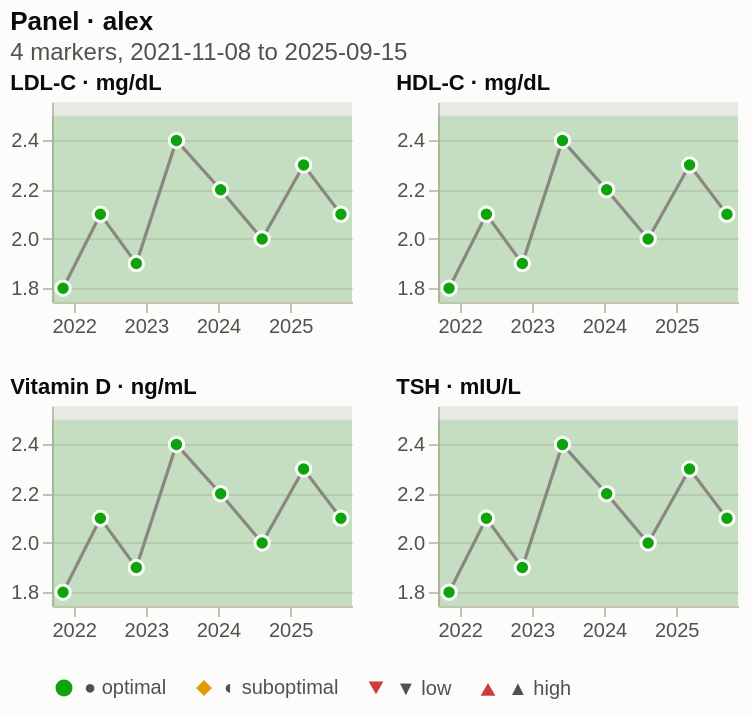

Specify this chart in Vega-Lite:
### Vega-Lite specification from a JSON file in a GitHub repository (floating-point values rounded to 4 significant figures)
{"$schema": "https://vega.github.io/schema/vega-lite/v6.json", "title": {"text": "Panel · alex", "subtitle": "4 markers, 2021-11-08 to 2025-09-15"}, "description": "Small multiples: a compact time series per marker (a panel dashboard).", "config": {"background": "#fcfcfb", "view": {"stroke": null}, "axis": {"labelColor": "#52514e", "titleColor": "#52514e", "gridColor": "#e1e0d9", "domainColor": "#c3c2b7", "tickColor": "#c3c2b7"}, "legend": {"labelColor": "#52514e", "orient": "bottom", "direction": "horizontal"}, "title": {"color": "#0b0b0b", "subtitleColor": "#52514e", "anchor": "start"}}, "data": {"values": [{"person": "alex", "marker": "ldl-c", "label": "LDL-C", "unit": "mg/dL", "date": "2021-11-08", "value": 162, "ref_low": 0, "ref_high": 100, "opt_low": null, "opt_high": 70, "flag": "high", "category": "lipids", "status": "high", "glyph": "▲", "status_label": "▲ high", "value_label": "162 mg/dL", "value_text": "162", "out": 1, "y_lo": 0, "y_hi": 175.0, "ref_y": 0, "ref_y2": 100, "opt_y": 0, "opt_y2": 70, "ref_label": "reference 0–100", "opt_label": "optimal ≤70", "band_note": "reference 0–100 · optimal ≤70", "x_lo": "2021-09-13", "x_hi": "2025-11-10"}, {"person": "alex", "marker": "ldl-c", "label": "LDL-C", "unit": "mg/dL", "date": "2022-05-16", "value": 151, "ref_low": 0, "ref_high": 100, "opt_low": null, "opt_high": 70, "flag": "high", "category": "lipids", "status": "high", "glyph": "▲", "status_label": "▲ high", "value_label": "151 mg/dL", "value_text": "151", "out": 1, "y_lo": 0, "y_hi": 175.0, "ref_y": 0, "ref_y2": 100, "opt_y": 0, "opt_y2": 70, "ref_label": "reference 0–100", "opt_label": "optimal ≤70", "band_note": "reference 0–100 · optimal ≤70", "x_lo": "2021-09-13", "x_hi": "2025-11-10"}, {"person": "alex", "marker": "ldl-c", "label": "LDL-C", "unit": "mg/dL", "date": "2022-11-14", "value": 138, "ref_low": 0, "ref_high": 100, "opt_low": null, "opt_high": 70, "flag": "high", "category": "lipids", "status": "high", "glyph": "▲", "status_label": "▲ high", "value_label": "138 mg/dL", "value_text": "138", "out": 1, "y_lo": 0, "y_hi": 175.0, "ref_y": 0, "ref_y2": 100, "opt_y": 0, "opt_y2": 70, "ref_label": "reference 0–100", "opt_label": "optimal ≤70", "band_note": "reference 0–100 · optimal ≤70", "x_lo": "2021-09-13", "x_hi": "2025-11-10"}, {"person": "alex", "marker": "ldl-c", "label": "LDL-C", "unit": "mg/dL", "date": "2023-06-05", "value": 121, "ref_low": 0, "ref_high": 100, "opt_low": null, "opt_high": 70, "flag": "high", "category": "lipids", "status": "high", "glyph": "▲", "status_label": "▲ high", "value_label": "121 mg/dL", "value_text": "121", "out": 1, "y_lo": 0, "y_hi": 175.0, "ref_y": 0, "ref_y2": 100, "opt_y": 0, "opt_y2": 70, "ref_label": "reference 0–100", "opt_label": "optimal ≤70", "band_note": "reference 0–100 · optimal ≤70", "x_lo": "2021-09-13", "x_hi": "2025-11-10"}, {"person": "alex", "marker": "ldl-c", "label": "LDL-C", "unit": "mg/dL", "date": "2024-01-15", "value": 104, "ref_low": 0, "ref_high": 100, "opt_low": null, "opt_high": 70, "flag": "high", "category": "lipids", "status": "high", "glyph": "▲", "status_label": "▲ high", "value_label": "104 mg/dL", "value_text": "104", "out": 1, "y_lo": 0, "y_hi": 175.0, "ref_y": 0, "ref_y2": 100, "opt_y": 0, "opt_y2": 70, "ref_label": "reference 0–100", "opt_label": "optimal ≤70", "band_note": "reference 0–100 · optimal ≤70", "x_lo": "2021-09-13", "x_hi": "2025-11-10"}, {"person": "alex", "marker": "ldl-c", "label": "LDL-C", "unit": "mg/dL", "date": "2024-08-12", "value": 92, "ref_low": 0, "ref_high": 100, "opt_low": null, "opt_high": 70, "flag": "normal", "category": "lipids", "status": "suboptimal", "glyph": "◐", "status_label": "◐ suboptimal", "value_label": "92 mg/dL", "value_text": "92", "out": 0, "y_lo": 0, "y_hi": 175.0, "ref_y": 0, "ref_y2": 100, "opt_y": 0, "opt_y2": 70, "ref_label": "reference 0–100", "opt_label": "optimal ≤70", "band_note": "reference 0–100 · optimal ≤70", "x_lo": "2021-09-13", "x_hi": "2025-11-10"}, {"person": "alex", "marker": "ldl-c", "label": "LDL-C", "unit": "mg/dL", "date": "2025-03-10", "value": 84, "ref_low": 0, "ref_high": 100, "opt_low": null, "opt_high": 70, "flag": "normal", "category": "lipids", "status": "suboptimal", "glyph": "◐", "status_label": "◐ suboptimal", "value_label": "84 mg/dL", "value_text": "84", "out": 0, "y_lo": 0, "y_hi": 175.0, "ref_y": 0, "ref_y2": 100, "opt_y": 0, "opt_y2": 70, "ref_label": "reference 0–100", "opt_label": "optimal ≤70", "band_note": "reference 0–100 · optimal ≤70", "x_lo": "2021-09-13", "x_hi": "2025-11-10"}, {"person": "alex", "marker": "ldl-c", "label": "LDL-C", "unit": "mg/dL", "date": "2025-09-15", "value": 76, "ref_low": 0, "ref_high": 100, "opt_low": null, "opt_high": 70, "flag": "normal", "category": "lipids", "status": "suboptimal", "glyph": "◐", "status_label": "◐ suboptimal", "value_label": "76 mg/dL", "value_text": "76", "out": 0, "y_lo": 0, "y_hi": 175.0, "ref_y": 0, "ref_y2": 100, "opt_y": 0, "opt_y2": 70, "ref_label": "reference 0–100", "opt_label": "optimal ≤70", "band_note": "reference 0–100 · optimal ≤70", "x_lo": "2021-09-13", "x_hi": "2025-11-10"}, {"person": "alex", "marker": "hdl-c", "label": "HDL-C", "unit": "mg/dL", "date": "2021-11-08", "value": 38, "ref_low": 40, "ref_high": null, "opt_low": 60, "opt_high": null, "flag": "low", "category": "lipids", "status": "low", "glyph": "▼", "status_label": "▼ low", "value_label": "38 mg/dL", "value_text": "38", "out": 1, "y_lo": 36.16, "y_hi": 62.84, "ref_y": 40, "ref_y2": 62.84, "opt_y": 60, "opt_y2": 62.84, "ref_label": "reference ≥40", "opt_label": "optimal ≥60", "band_note": "reference ≥40 · optimal ≥60", "x_lo": "2021-09-13", "x_hi": "2025-11-10"}, {"person": "alex", "marker": "hdl-c", "label": "HDL-C", "unit": "mg/dL", "date": "2022-05-16", "value": 41, "ref_low": 40, "ref_high": null, "opt_low": 60, "opt_high": null, "flag": "normal", "category": "lipids", "status": "suboptimal", "glyph": "◐", "status_label": "◐ suboptimal", "value_label": "41 mg/dL", "value_text": "41", "out": 0, "y_lo": 36.16, "y_hi": 62.84, "ref_y": 40, "ref_y2": 62.84, "opt_y": 60, "opt_y2": 62.84, "ref_label": "reference ≥40", "opt_label": "optimal ≥60", "band_note": "reference ≥40 · optimal ≥60", "x_lo": "2021-09-13", "x_hi": "2025-11-10"}, {"person": "alex", "marker": "hdl-c", "label": "HDL-C", "unit": "mg/dL", "date": "2022-11-14", "value": 44, "ref_low": 40, "ref_high": null, "opt_low": 60, "opt_high": null, "flag": "normal", "category": "lipids", "status": "suboptimal", "glyph": "◐", "status_label": "◐ suboptimal", "value_label": "44 mg/dL", "value_text": "44", "out": 0, "y_lo": 36.16, "y_hi": 62.84, "ref_y": 40, "ref_y2": 62.84, "opt_y": 60, "opt_y2": 62.84, "ref_label": "reference ≥40", "opt_label": "optimal ≥60", "band_note": "reference ≥40 · optimal ≥60", "x_lo": "2021-09-13", "x_hi": "2025-11-10"}, {"person": "alex", "marker": "hdl-c", "label": "HDL-C", "unit": "mg/dL", "date": "2023-06-05", "value": 47, "ref_low": 40, "ref_high": null, "opt_low": 60, "opt_high": null, "flag": "normal", "category": "lipids", "status": "suboptimal", "glyph": "◐", "status_label": "◐ suboptimal", "value_label": "47 mg/dL", "value_text": "47", "out": 0, "y_lo": 36.16, "y_hi": 62.84, "ref_y": 40, "ref_y2": 62.84, "opt_y": 60, "opt_y2": 62.84, "ref_label": "reference ≥40", "opt_label": "optimal ≥60", "band_note": "reference ≥40 · optimal ≥60", "x_lo": "2021-09-13", "x_hi": "2025-11-10"}, {"person": "alex", "marker": "hdl-c", "label": "HDL-C", "unit": "mg/dL", "date": "2024-01-15", "value": 52, "ref_low": 40, "ref_high": null, "opt_low": 60, "opt_high": null, "flag": "normal", "category": "lipids", "status": "suboptimal", "glyph": "◐", "status_label": "◐ suboptimal", "value_label": "52 mg/dL", "value_text": "52", "out": 0, "y_lo": 36.16, "y_hi": 62.84, "ref_y": 40, "ref_y2": 62.84, "opt_y": 60, "opt_y2": 62.84, "ref_label": "reference ≥40", "opt_label": "optimal ≥60", "band_note": "reference ≥40 · optimal ≥60", "x_lo": "2021-09-13", "x_hi": "2025-11-10"}, {"person": "alex", "marker": "hdl-c", "label": "HDL-C", "unit": "mg/dL", "date": "2024-08-12", "value": 55, "ref_low": 40, "ref_high": null, "opt_low": 60, "opt_high": null, "flag": "normal", "category": "lipids", "status": "suboptimal", "glyph": "◐", "status_label": "◐ suboptimal", "value_label": "55 mg/dL", "value_text": "55", "out": 0, "y_lo": 36.16, "y_hi": 62.84, "ref_y": 40, "ref_y2": 62.84, "opt_y": 60, "opt_y2": 62.84, "ref_label": "reference ≥40", "opt_label": "optimal ≥60", "band_note": "reference ≥40 · optimal ≥60", "x_lo": "2021-09-13", "x_hi": "2025-11-10"}, {"person": "alex", "marker": "hdl-c", "label": "HDL-C", "unit": "mg/dL", "date": "2025-03-10", "value": 58, "ref_low": 40, "ref_high": null, "opt_low": 60, "opt_high": null, "flag": "normal", "category": "lipids", "status": "suboptimal", "glyph": "◐", "status_label": "◐ suboptimal", "value_label": "58 mg/dL", "value_text": "58", "out": 0, "y_lo": 36.16, "y_hi": 62.84, "ref_y": 40, "ref_y2": 62.84, "opt_y": 60, "opt_y2": 62.84, "ref_label": "reference ≥40", "opt_label": "optimal ≥60", "band_note": "reference ≥40 · optimal ≥60", "x_lo": "2021-09-13", "x_hi": "2025-11-10"}, {"person": "alex", "marker": "hdl-c", "label": "HDL-C", "unit": "mg/dL", "date": "2025-09-15", "value": 61, "ref_low": 40, "ref_high": null, "opt_low": 60, "opt_high": null, "flag": "normal", "category": "lipids", "status": "optimal", "glyph": "●", "status_label": "● optimal", "value_label": "61 mg/dL", "value_text": "61", "out": 0, "y_lo": 36.16, "y_hi": 62.84, "ref_y": 40, "ref_y2": 62.84, "opt_y": 60, "opt_y2": 62.84, "ref_label": "reference ≥40", "opt_label": "optimal ≥60", "band_note": "reference ≥40 · optimal ≥60", "x_lo": "2021-09-13", "x_hi": "2025-11-10"}, {"person": "alex", "marker": "vitamin-d", "label": "Vitamin D", "unit": "ng/mL", "date": "2021-11-08", "value": 22, "ref_low": 30, "ref_high": 100, "opt_low": 40, "opt_high": 60, "flag": "low", "category": "vitamins", "status": "low", "glyph": "▼", "status_label": "▼ low", "value_label": "22 ng/mL", "value_text": "22", "out": 1, "y_lo": 18.96, "y_hi": 63.04, "ref_y": 30, "ref_y2": 63.04, "opt_y": 40, "opt_y2": 60, "ref_label": "reference 30–100", "opt_label": "optimal 40–60", "band_note": "reference 30–100 · optimal 40–60", "x_lo": "2021-09-13", "x_hi": "2025-11-10"}, {"person": "alex", "marker": "vitamin-d", "label": "Vitamin D", "unit": "ng/mL", "date": "2022-05-16", "value": 26, "ref_low": 30, "ref_high": 100, "opt_low": 40, "opt_high": 60, "flag": "low", "category": "vitamins", "status": "low", "glyph": "▼", "status_label": "▼ low", "value_label": "26 ng/mL", "value_text": "26", "out": 1, "y_lo": 18.96, "y_hi": 63.04, "ref_y": 30, "ref_y2": 63.04, "opt_y": 40, "opt_y2": 60, "ref_label": "reference 30–100", "opt_label": "optimal 40–60", "band_note": "reference 30–100 · optimal 40–60", "x_lo": "2021-09-13", "x_hi": "2025-11-10"}, {"person": "alex", "marker": "vitamin-d", "label": "Vitamin D", "unit": "ng/mL", "date": "2022-11-14", "value": 34, "ref_low": 30, "ref_high": 100, "opt_low": 40, "opt_high": 60, "flag": "normal", "category": "vitamins", "status": "suboptimal", "glyph": "◐", "status_label": "◐ suboptimal", "value_label": "34 ng/mL", "value_text": "34", "out": 0, "y_lo": 18.96, "y_hi": 63.04, "ref_y": 30, "ref_y2": 63.04, "opt_y": 40, "opt_y2": 60, "ref_label": "reference 30–100", "opt_label": "optimal 40–60", "band_note": "reference 30–100 · optimal 40–60", "x_lo": "2021-09-13", "x_hi": "2025-11-10"}, {"person": "alex", "marker": "vitamin-d", "label": "Vitamin D", "unit": "ng/mL", "date": "2023-06-05", "value": 41, "ref_low": 30, "ref_high": 100, "opt_low": 40, "opt_high": 60, "flag": "normal", "category": "vitamins", "status": "optimal", "glyph": "●", "status_label": "● optimal", "value_label": "41 ng/mL", "value_text": "41", "out": 0, "y_lo": 18.96, "y_hi": 63.04, "ref_y": 30, "ref_y2": 63.04, "opt_y": 40, "opt_y2": 60, "ref_label": "reference 30–100", "opt_label": "optimal 40–60", "band_note": "reference 30–100 · optimal 40–60", "x_lo": "2021-09-13", "x_hi": "2025-11-10"}, {"person": "alex", "marker": "vitamin-d", "label": "Vitamin D", "unit": "ng/mL", "date": "2024-01-15", "value": 38, "ref_low": 30, "ref_high": 100, "opt_low": 40, "opt_high": 60, "flag": "normal", "category": "vitamins", "status": "suboptimal", "glyph": "◐", "status_label": "◐ suboptimal", "value_label": "38 ng/mL", "value_text": "38", "out": 0, "y_lo": 18.96, "y_hi": 63.04, "ref_y": 30, "ref_y2": 63.04, "opt_y": 40, "opt_y2": 60, "ref_label": "reference 30–100", "opt_label": "optimal 40–60", "band_note": "reference 30–100 · optimal 40–60", "x_lo": "2021-09-13", "x_hi": "2025-11-10"}, {"person": "alex", "marker": "vitamin-d", "label": "Vitamin D", "unit": "ng/mL", "date": "2024-08-12", "value": 47, "ref_low": 30, "ref_high": 100, "opt_low": 40, "opt_high": 60, "flag": "normal", "category": "vitamins", "status": "optimal", "glyph": "●", "status_label": "● optimal", "value_label": "47 ng/mL", "value_text": "47", "out": 0, "y_lo": 18.96, "y_hi": 63.04, "ref_y": 30, "ref_y2": 63.04, "opt_y": 40, "opt_y2": 60, "ref_label": "reference 30–100", "opt_label": "optimal 40–60", "band_note": "reference 30–100 · optimal 40–60", "x_lo": "2021-09-13", "x_hi": "2025-11-10"}, {"person": "alex", "marker": "vitamin-d", "label": "Vitamin D", "unit": "ng/mL", "date": "2025-03-10", "value": 52, "ref_low": 30, "ref_high": 100, "opt_low": 40, "opt_high": 60, "flag": "normal", "category": "vitamins", "status": "optimal", "glyph": "●", "status_label": "● optimal", "value_label": "52 ng/mL", "value_text": "52", "out": 0, "y_lo": 18.96, "y_hi": 63.04, "ref_y": 30, "ref_y2": 63.04, "opt_y": 40, "opt_y2": 60, "ref_label": "reference 30–100", "opt_label": "optimal 40–60", "band_note": "reference 30–100 · optimal 40–60", "x_lo": "2021-09-13", "x_hi": "2025-11-10"}, {"person": "alex", "marker": "vitamin-d", "label": "Vitamin D", "unit": "ng/mL", "date": "2025-09-15", "value": 55, "ref_low": 30, "ref_high": 100, "opt_low": 40, "opt_high": 60, "flag": "normal", "category": "vitamins", "status": "optimal", "glyph": "●", "status_label": "● optimal", "value_label": "55 ng/mL", "value_text": "55", "out": 0, "y_lo": 18.96, "y_hi": 63.04, "ref_y": 30, "ref_y2": 63.04, "opt_y": 40, "opt_y2": 60, "ref_label": "reference 30–100", "opt_label": "optimal 40–60", "band_note": "reference 30–100 · optimal 40–60", "x_lo": "2021-09-13", "x_hi": "2025-11-10"}, {"person": "alex", "marker": "tsh", "label": "TSH", "unit": "mIU/L", "date": "2021-11-08", "value": 1.8, "ref_low": 0.4, "ref_high": 4.0, "opt_low": 0.5, "opt_high": 2.5, "flag": "normal", "category": "thyroid", "status": "optimal", "glyph": "●", "status_label": "● optimal", "value_label": "1.8 mIU/L", "value_text": "1.8", "out": 0, "y_lo": 1.744, "y_hi": 2.556, "ref_y": 1.744, "ref_y2": 2.556, "opt_y": 1.744, "opt_y2": 2.5, "ref_label": "reference 0.4–4", "opt_label": "optimal 0.5–2.5", "band_note": "reference 0.4–4 · optimal 0.5–2.5", "x_lo": "2021-09-13", "x_hi": "2025-11-10"}, {"person": "alex", "marker": "tsh", "label": "TSH", "unit": "mIU/L", "date": "2022-05-16", "value": 2.1, "ref_low": 0.4, "ref_high": 4.0, "opt_low": 0.5, "opt_high": 2.5, "flag": "normal", "category": "thyroid", "status": "optimal", "glyph": "●", "status_label": "● optimal", "value_label": "2.1 mIU/L", "value_text": "2.1", "out": 0, "y_lo": 1.744, "y_hi": 2.556, "ref_y": 1.744, "ref_y2": 2.556, "opt_y": 1.744, "opt_y2": 2.5, "ref_label": "reference 0.4–4", "opt_label": "optimal 0.5–2.5", "band_note": "reference 0.4–4 · optimal 0.5–2.5", "x_lo": "2021-09-13", "x_hi": "2025-11-10"}, {"person": "alex", "marker": "tsh", "label": "TSH", "unit": "mIU/L", "date": "2022-11-14", "value": 1.9, "ref_low": 0.4, "ref_high": 4.0, "opt_low": 0.5, "opt_high": 2.5, "flag": "normal", "category": "thyroid", "status": "optimal", "glyph": "●", "status_label": "● optimal", "value_label": "1.9 mIU/L", "value_text": "1.9", "out": 0, "y_lo": 1.744, "y_hi": 2.556, "ref_y": 1.744, "ref_y2": 2.556, "opt_y": 1.744, "opt_y2": 2.5, "ref_label": "reference 0.4–4", "opt_label": "optimal 0.5–2.5", "band_note": "reference 0.4–4 · optimal 0.5–2.5", "x_lo": "2021-09-13", "x_hi": "2025-11-10"}, {"person": "alex", "marker": "tsh", "label": "TSH", "unit": "mIU/L", "date": "2023-06-05", "value": 2.4, "ref_low": 0.4, "ref_high": 4.0, "opt_low": 0.5, "opt_high": 2.5, "flag": "normal", "category": "thyroid", "status": "optimal", "glyph": "●", "status_label": "● optimal", "value_label": "2.4 mIU/L", "value_text": "2.4", "out": 0, "y_lo": 1.744, "y_hi": 2.556, "ref_y": 1.744, "ref_y2": 2.556, "opt_y": 1.744, "opt_y2": 2.5, "ref_label": "reference 0.4–4", "opt_label": "optimal 0.5–2.5", "band_note": "reference 0.4–4 · optimal 0.5–2.5", "x_lo": "2021-09-13", "x_hi": "2025-11-10"}, {"person": "alex", "marker": "tsh", "label": "TSH", "unit": "mIU/L", "date": "2024-01-15", "value": 2.2, "ref_low": 0.4, "ref_high": 4.0, "opt_low": 0.5, "opt_high": 2.5, "flag": "normal", "category": "thyroid", "status": "optimal", "glyph": "●", "status_label": "● optimal", "value_label": "2.2 mIU/L", "value_text": "2.2", "out": 0, "y_lo": 1.744, "y_hi": 2.556, "ref_y": 1.744, "ref_y2": 2.556, "opt_y": 1.744, "opt_y2": 2.5, "ref_label": "reference 0.4–4", "opt_label": "optimal 0.5–2.5", "band_note": "reference 0.4–4 · optimal 0.5–2.5", "x_lo": "2021-09-13", "x_hi": "2025-11-10"}, {"person": "alex", "marker": "tsh", "label": "TSH", "unit": "mIU/L", "date": "2024-08-12", "value": 2.0, "ref_low": 0.4, "ref_high": 4.0, "opt_low": 0.5, "opt_high": 2.5, "flag": "normal", "category": "thyroid", "status": "optimal", "glyph": "●", "status_label": "● optimal", "value_label": "2 mIU/L", "value_text": "2", "out": 0, "y_lo": 1.744, "y_hi": 2.556, "ref_y": 1.744, "ref_y2": 2.556, "opt_y": 1.744, "opt_y2": 2.5, "ref_label": "reference 0.4–4", "opt_label": "optimal 0.5–2.5", "band_note": "reference 0.4–4 · optimal 0.5–2.5", "x_lo": "2021-09-13", "x_hi": "2025-11-10"}, {"person": "alex", "marker": "tsh", "label": "TSH", "unit": "mIU/L", "date": "2025-03-10", "value": 2.3, "ref_low": 0.4, "ref_high": 4.0, "opt_low": 0.5, "opt_high": 2.5, "flag": "normal", "category": "thyroid", "status": "optimal", "glyph": "●", "status_label": "● optimal", "value_label": "2.3 mIU/L", "value_text": "2.3", "out": 0, "y_lo": 1.744, "y_hi": 2.556, "ref_y": 1.744, "ref_y2": 2.556, "opt_y": 1.744, "opt_y2": 2.5, "ref_label": "reference 0.4–4", "opt_label": "optimal 0.5–2.5", "band_note": "reference 0.4–4 · optimal 0.5–2.5", "x_lo": "2021-09-13", "x_hi": "2025-11-10"}, {"person": "alex", "marker": "tsh", "label": "TSH", "unit": "mIU/L", "date": "2025-09-15", "value": 2.1, "ref_low": 0.4, "ref_high": 4.0, "opt_low": 0.5, "opt_high": 2.5, "flag": "normal", "category": "thyroid", "status": "optimal", "glyph": "●", "status_label": "● optimal", "value_label": "2.1 mIU/L", "value_text": "2.1", "out": 0, "y_lo": 1.744, "y_hi": 2.556, "ref_y": 1.744, "ref_y2": 2.556, "opt_y": 1.744, "opt_y2": 2.5, "ref_label": "reference 0.4–4", "opt_label": "optimal 0.5–2.5", "band_note": "reference 0.4–4 · optimal 0.5–2.5", "x_lo": "2021-09-13", "x_hi": "2025-11-10"}]}, "hconcat": [{"vconcat": [{"title": {"text": "LDL-C · mg/dL", "fontSize": 11, "anchor": "start"}, "width": 150, "height": 100, "transform": [{"filter": {"field": "marker", "equal": "ldl-c"}}], "layer": [{"name": "frame", "transform": [{"aggregate": [{"op": "min", "field": "x_lo", "as": "x0"}, {"op": "max", "field": "x_hi", "as": "x1"}, {"op": "min", "field": "y_lo", "as": "y0"}, {"op": "max", "field": "y_hi", "as": "y1"}]}], "mark": {"type": "rect", "opacity": 0}, "encoding": {"x": {"field": "x0", "type": "temporal"}, "x2": {"field": "x1"}, "y": {"field": "y0", "type": "quantitative", "scale": {"zero": false, "nice": false}}, "y2": {"field": "y1"}}}, {"name": "ref-band", "transform": [{"filter": "isValid(datum.ref_y) && isValid(datum.ref_y2)"}, {"aggregate": [{"op": "min", "field": "ref_y", "as": "band_y"}, {"op": "max", "field": "ref_y2", "as": "band_y2"}], "groupby": ["ref_label"]}], "mark": {"type": "rect", "opacity": 0.28, "color": "#b8b7ad"}, "encoding": {"y": {"field": "band_y", "type": "quantitative", "scale": {"zero": false, "nice": false}}, "y2": {"field": "band_y2"}, "tooltip": [{"field": "ref_label", "title": "range"}]}}, {"name": "opt-band", "transform": [{"filter": "isValid(datum.opt_y) && isValid(datum.opt_y2)"}, {"aggregate": [{"op": "min", "field": "opt_y", "as": "band_y"}, {"op": "max", "field": "opt_y2", "as": "band_y2"}], "groupby": ["opt_label"]}], "mark": {"type": "rect", "opacity": 0.16, "color": "#0ca30c"}, "encoding": {"y": {"field": "band_y", "type": "quantitative", "scale": {"zero": false, "nice": false}}, "y2": {"field": "band_y2"}, "tooltip": [{"field": "opt_label", "title": "range"}]}}, {"name": "series", "mark": {"type": "line", "strokeWidth": 1.6, "color": "#898781"}, "encoding": {"x": {"field": "date", "type": "temporal", "title": null, "axis": {"format": "%Y", "tickCount": 3, "grid": false}}, "y": {"field": "value", "type": "quantitative", "title": null, "scale": {"zero": false, "nice": false}}}}, {"name": "draws", "mark": {"type": "point", "filled": true, "size": 52, "opacity": 1, "stroke": "#fcfcfb", "strokeWidth": 1.5}, "encoding": {"x": {"field": "date", "type": "temporal", "title": null, "axis": {"format": "%Y", "tickCount": 3, "grid": false}}, "y": {"field": "value", "type": "quantitative", "scale": {"zero": false, "nice": false}}, "color": {"field": "status_label", "type": "nominal", "scale": {"domain": ["● optimal", "◐ suboptimal", "▼ low", "▲ high"], "range": ["#0ca30c", "#e09a00", "#d03b3b", "#d03b3b"]}, "legend": {"title": null}}, "shape": {"field": "status_label", "type": "nominal", "scale": {"domain": ["● optimal", "◐ suboptimal", "▼ low", "▲ high"], "range": ["circle", "diamond", "triangle-down", "triangle-up"]}, "legend": {"title": null}}, "tooltip": [{"field": "date", "type": "temporal", "format": "%Y-%m-%d"}, {"field": "value_label", "title": "value"}, {"field": "status_label", "title": "status"}]}}]}, {"title": {"text": "Vitamin D · ng/mL", "fontSize": 11, "anchor": "start"}, "width": 150, "height": 100, "transform": [{"filter": {"field": "marker", "equal": "vitamin-d"}}], "layer": [{"name": "frame", "transform": [{"aggregate": [{"op": "min", "field": "x_lo", "as": "x0"}, {"op": "max", "field": "x_hi", "as": "x1"}, {"op": "min", "field": "y_lo", "as": "y0"}, {"op": "max", "field": "y_hi", "as": "y1"}]}], "mark": {"type": "rect", "opacity": 0}, "encoding": {"x": {"field": "x0", "type": "temporal"}, "x2": {"field": "x1"}, "y": {"field": "y0", "type": "quantitative", "scale": {"zero": false, "nice": false}}, "y2": {"field": "y1"}}}, {"name": "ref-band", "transform": [{"filter": "isValid(datum.ref_y) && isValid(datum.ref_y2)"}, {"aggregate": [{"op": "min", "field": "ref_y", "as": "band_y"}, {"op": "max", "field": "ref_y2", "as": "band_y2"}], "groupby": ["ref_label"]}], "mark": {"type": "rect", "opacity": 0.28, "color": "#b8b7ad"}, "encoding": {"y": {"field": "band_y", "type": "quantitative", "scale": {"zero": false, "nice": false}}, "y2": {"field": "band_y2"}, "tooltip": [{"field": "ref_label", "title": "range"}]}}, {"name": "opt-band", "transform": [{"filter": "isValid(datum.opt_y) && isValid(datum.opt_y2)"}, {"aggregate": [{"op": "min", "field": "opt_y", "as": "band_y"}, {"op": "max", "field": "opt_y2", "as": "band_y2"}], "groupby": ["opt_label"]}], "mark": {"type": "rect", "opacity": 0.16, "color": "#0ca30c"}, "encoding": {"y": {"field": "band_y", "type": "quantitative", "scale": {"zero": false, "nice": false}}, "y2": {"field": "band_y2"}, "tooltip": [{"field": "opt_label", "title": "range"}]}}, {"name": "series", "mark": {"type": "line", "strokeWidth": 1.6, "color": "#898781"}, "encoding": {"x": {"field": "date", "type": "temporal", "title": null, "axis": {"format": "%Y", "tickCount": 3, "grid": false}}, "y": {"field": "value", "type": "quantitative", "title": null, "scale": {"zero": false, "nice": false}}}}, {"name": "draws", "mark": {"type": "point", "filled": true, "size": 52, "opacity": 1, "stroke": "#fcfcfb", "strokeWidth": 1.5}, "encoding": {"x": {"field": "date", "type": "temporal", "title": null, "axis": {"format": "%Y", "tickCount": 3, "grid": false}}, "y": {"field": "value", "type": "quantitative", "scale": {"zero": false, "nice": false}}, "color": {"field": "status_label", "type": "nominal", "scale": {"domain": ["● optimal", "◐ suboptimal", "▼ low", "▲ high"], "range": ["#0ca30c", "#e09a00", "#d03b3b", "#d03b3b"]}, "legend": {"title": null}}, "shape": {"field": "status_label", "type": "nominal", "scale": {"domain": ["● optimal", "◐ suboptimal", "▼ low", "▲ high"], "range": ["circle", "diamond", "triangle-down", "triangle-up"]}, "legend": {"title": null}}, "tooltip": [{"field": "date", "type": "temporal", "format": "%Y-%m-%d"}, {"field": "value_label", "title": "value"}, {"field": "status_label", "title": "status"}]}}]}]}, {"vconcat": [{"title": {"text": "HDL-C · mg/dL", "fontSize": 11, "anchor": "start"}, "width": 150, "height": 100, "transform": [{"filter": {"field": "marker", "equal": "hdl-c"}}], "layer": [{"name": "frame", "transform": [{"aggregate": [{"op": "min", "field": "x_lo", "as": "x0"}, {"op": "max", "field": "x_hi", "as": "x1"}, {"op": "min", "field": "y_lo", "as": "y0"}, {"op": "max", "field": "y_hi", "as": "y1"}]}], "mark": {"type": "rect", "opacity": 0}, "encoding": {"x": {"field": "x0", "type": "temporal"}, "x2": {"field": "x1"}, "y": {"field": "y0", "type": "quantitative", "scale": {"zero": false, "nice": false}}, "y2": {"field": "y1"}}}, {"name": "ref-band", "transform": [{"filter": "isValid(datum.ref_y) && isValid(datum.ref_y2)"}, {"aggregate": [{"op": "min", "field": "ref_y", "as": "band_y"}, {"op": "max", "field": "ref_y2", "as": "band_y2"}], "groupby": ["ref_label"]}], "mark": {"type": "rect", "opacity": 0.28, "color": "#b8b7ad"}, "encoding": {"y": {"field": "band_y", "type": "quantitative", "scale": {"zero": false, "nice": false}}, "y2": {"field": "band_y2"}, "tooltip": [{"field": "ref_label", "title": "range"}]}}, {"name": "opt-band", "transform": [{"filter": "isValid(datum.opt_y) && isValid(datum.opt_y2)"}, {"aggregate": [{"op": "min", "field": "opt_y", "as": "band_y"}, {"op": "max", "field": "opt_y2", "as": "band_y2"}], "groupby": ["opt_label"]}], "mark": {"type": "rect", "opacity": 0.16, "color": "#0ca30c"}, "encoding": {"y": {"field": "band_y", "type": "quantitative", "scale": {"zero": false, "nice": false}}, "y2": {"field": "band_y2"}, "tooltip": [{"field": "opt_label", "title": "range"}]}}, {"name": "series", "mark": {"type": "line", "strokeWidth": 1.6, "color": "#898781"}, "encoding": {"x": {"field": "date", "type": "temporal", "title": null, "axis": {"format": "%Y", "tickCount": 3, "grid": false}}, "y": {"field": "value", "type": "quantitative", "title": null, "scale": {"zero": false, "nice": false}}}}, {"name": "draws", "mark": {"type": "point", "filled": true, "size": 52, "opacity": 1, "stroke": "#fcfcfb", "strokeWidth": 1.5}, "encoding": {"x": {"field": "date", "type": "temporal", "title": null, "axis": {"format": "%Y", "tickCount": 3, "grid": false}}, "y": {"field": "value", "type": "quantitative", "scale": {"zero": false, "nice": false}}, "color": {"field": "status_label", "type": "nominal", "scale": {"domain": ["● optimal", "◐ suboptimal", "▼ low", "▲ high"], "range": ["#0ca30c", "#e09a00", "#d03b3b", "#d03b3b"]}, "legend": {"title": null}}, "shape": {"field": "status_label", "type": "nominal", "scale": {"domain": ["● optimal", "◐ suboptimal", "▼ low", "▲ high"], "range": ["circle", "diamond", "triangle-down", "triangle-up"]}, "legend": {"title": null}}, "tooltip": [{"field": "date", "type": "temporal", "format": "%Y-%m-%d"}, {"field": "value_label", "title": "value"}, {"field": "status_label", "title": "status"}]}}]}, {"title": {"text": "TSH · mIU/L", "fontSize": 11, "anchor": "start"}, "width": 150, "height": 100, "transform": [{"filter": {"field": "marker", "equal": "tsh"}}], "layer": [{"name": "frame", "transform": [{"aggregate": [{"op": "min", "field": "x_lo", "as": "x0"}, {"op": "max", "field": "x_hi", "as": "x1"}, {"op": "min", "field": "y_lo", "as": "y0"}, {"op": "max", "field": "y_hi", "as": "y1"}]}], "mark": {"type": "rect", "opacity": 0}, "encoding": {"x": {"field": "x0", "type": "temporal"}, "x2": {"field": "x1"}, "y": {"field": "y0", "type": "quantitative", "scale": {"zero": false, "nice": false}}, "y2": {"field": "y1"}}}, {"name": "ref-band", "transform": [{"filter": "isValid(datum.ref_y) && isValid(datum.ref_y2)"}, {"aggregate": [{"op": "min", "field": "ref_y", "as": "band_y"}, {"op": "max", "field": "ref_y2", "as": "band_y2"}], "groupby": ["ref_label"]}], "mark": {"type": "rect", "opacity": 0.28, "color": "#b8b7ad"}, "encoding": {"y": {"field": "band_y", "type": "quantitative", "scale": {"zero": false, "nice": false}}, "y2": {"field": "band_y2"}, "tooltip": [{"field": "ref_label", "title": "range"}]}}, {"name": "opt-band", "transform": [{"filter": "isValid(datum.opt_y) && isValid(datum.opt_y2)"}, {"aggregate": [{"op": "min", "field": "opt_y", "as": "band_y"}, {"op": "max", "field": "opt_y2", "as": "band_y2"}], "groupby": ["opt_label"]}], "mark": {"type": "rect", "opacity": 0.16, "color": "#0ca30c"}, "encoding": {"y": {"field": "band_y", "type": "quantitative", "scale": {"zero": false, "nice": false}}, "y2": {"field": "band_y2"}, "tooltip": [{"field": "opt_label", "title": "range"}]}}, {"name": "series", "mark": {"type": "line", "strokeWidth": 1.6, "color": "#898781"}, "encoding": {"x": {"field": "date", "type": "temporal", "title": null, "axis": {"format": "%Y", "tickCount": 3, "grid": false}}, "y": {"field": "value", "type": "quantitative", "title": null, "scale": {"zero": false, "nice": false}}}}, {"name": "draws", "mark": {"type": "point", "filled": true, "size": 52, "opacity": 1, "stroke": "#fcfcfb", "strokeWidth": 1.5}, "encoding": {"x": {"field": "date", "type": "temporal", "title": null, "axis": {"format": "%Y", "tickCount": 3, "grid": false}}, "y": {"field": "value", "type": "quantitative", "scale": {"zero": false, "nice": false}}, "color": {"field": "status_label", "type": "nominal", "scale": {"domain": ["● optimal", "◐ suboptimal", "▼ low", "▲ high"], "range": ["#0ca30c", "#e09a00", "#d03b3b", "#d03b3b"]}, "legend": {"title": null}}, "shape": {"field": "status_label", "type": "nominal", "scale": {"domain": ["● optimal", "◐ suboptimal", "▼ low", "▲ high"], "range": ["circle", "diamond", "triangle-down", "triangle-up"]}, "legend": {"title": null}}, "tooltip": [{"field": "date", "type": "temporal", "format": "%Y-%m-%d"}, {"field": "value_label", "title": "value"}, {"field": "status_label", "title": "status"}]}}]}]}]}
